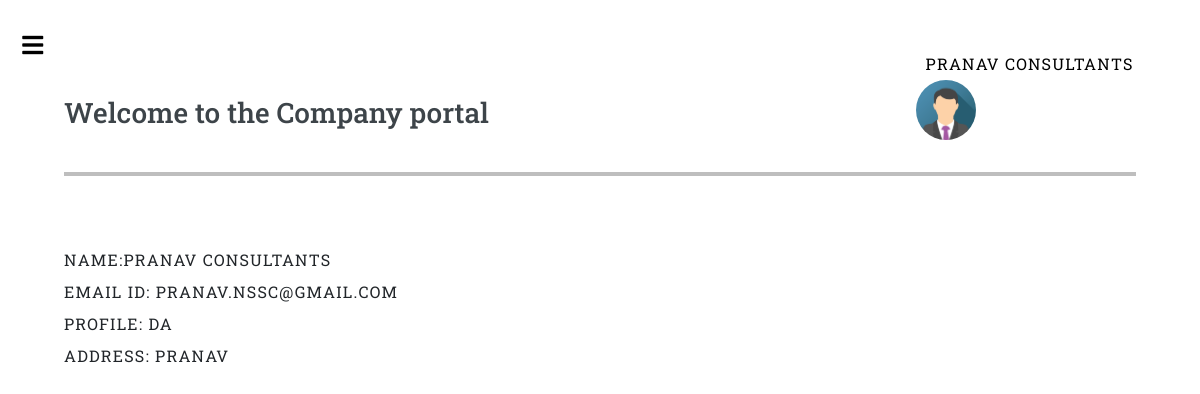
The page / (signed in) on the database its author committed.
### accounts/models.py (models this page shows, shortened)
class Company(models.Model):
    user = models.OneToOneField(User, on_delete = models.CASCADE)
    company_name = models.CharField(max_length=70)
    address = models.CharField(max_length=100)
    profile = models.CharField(max_length=5,verbose_name="Select one Profile for which you want to recruit")
    overview = models.TextField(default="",verbose_name="Company Overview(to display on Company Page)",blank=True)
    work_environ = models.TextField(default="",verbose_name="Work Environment",blank=True)
    job_desc = models.TextField(default="",verbose_name="Job Description",blank=True)
    other_details = models.TextField(default="",verbose_name="Some Other details(if any)",blank=True)
    verify_doc = models.FileField(verbose_name="Upload your Verification Documents(Single PDF)",blank=True,null=True,default=None,upload_to='accounts/company_req')#upload to specifies location wherein the doc will be uploaded
    list_of_students = models.TextField(default="",verbose_name="List of Students applied",blank=True)
    list_of_short_students = models.TextField(default="",verbose_name="List of Students Shortlisted",blank=True)
    USERNAME_FIELD = 'email'

class User(AbstractUser): #user model defined which would be inherited by other models
    is_student=models.BooleanField(default=False) #to track if the user is student
    is_company=models.BooleanField(default=False) #to track if the user is company
    is_alumni=models.BooleanField(default=False) #to track if the user is alumni
    username = models.CharField(max_length=50,unique=True, default=uuid.uuid1) #username
    first_name = models.CharField(default = "demo",max_length=100) #first name
    last_name = models.CharField(default = "demo",max_length=100) #last name
    email = models.EmailField(unique=True) #email
    contact_number = models.CharField(max_length=10) #contact number
    REQUIRED_FIELDS = []#which fields are required fields
    def __str__(self): #this specifies how the user should be refered to in database
        return self.username

### accounts/views.py (the view)
# urls.py: path('',views.index, name='index'),
def index(request): # to return homepage depending upon the logged in user
    if(request.method == 'GET'):
        if(request.user.is_authenticated):
            if(request.user.is_student):
                user = User.objects.get(username = request.user.username)
                student = Student.objects.get(user = user)
                notif = Notification.objects.all().order_by('-Date')
                return render(request,'../templates/index.html',{'student':student,'notif':notif,'status':1})
            elif(request.user.is_company):
                user = User.objects.get(username = request.user.username)
                company = Company.objects.get(user = user)
                return render(request,'../templates/index.html',{'company':company,'status':1})
            elif(request.user.is_alumni):
                user = User.objects.get(username = request.user.username)
                alumni= Alumni.objects.get(user = user)
                list=str_to_lis(alumni.list_of_stud_pend)
                return render(request,'../templates/index.html',{'alumni':alumni,'stud':list,'status':1})
        return render(request,"../templates/index.html")

### templates/index.html (shortened to what this page needs)
<!DOCTYPE HTML>
<html>
	<head>
    {% load static %}
		<link rel="stylesheet" href="{% static 'assets/css/main.css' %}" />
    <link href="https://cdn.jsdelivr.net/npm/bootstrap@5.1.3/dist/css/bootstrap.min.css" rel="stylesheet">
	</head>
	<body class="is-preload" ">
    {%if status == 0 %}
    <meta http-equiv="refresh" content="0.1; url =/" />
    {% elif user.is_student%}
                        {% load static %}
                {% if cvs%}
                  {% load static%}
                {%else%}
                <a href = "{% url 'get_cv'%}" style="border-radius:10px; border:2px solid black;padding:2vh;text-decoration:none;color:black;"> View CV</a><br><br><br>
                {%endif%}
        {%elif user.is_company%}
			<div id="wrapper">
					<div id="main">
						<div class="inner">
								<header id="header" style="border:none;">
								 <h3 style="position:relative;top:2vh">Welcome to the Company portal
									 </h3>
										<div class="dropdown">
											<p style="color:black;float:right;position:relative;top:-2.5vh;left:-0.2vw;">{{company.company_name}}</p>
											<button class="btn btn-secondary dropdown-toggle" type="button" id="dropdownMenuButton2" data-bs-toggle="dropdown" aria-expanded="false" style="width:5vw;height:5vw; border-radius:50%;background-color:white; border:none;float:right;position:relative;left:4vw;">
                        {% load static %}
                        <img src="{% static '/1.png' %}" style="height:5vw;border-radius:50%;position:relative; top:-6px;left:-12px">
                                        </button>
										  </div>
										</header>
										<hr style="border:2px solid black;">
								<section id="banner">
									<div class="content">
										<header>
											<p>Name:{{company.company_name}}</p>
											<p>Email id: {{company.user}}</p>
											<p>Profile: {{company.profile}}</p>
											<p>Address: {{company.address}}</p>
										</header>
										</div>
								</section>
               	</div>
					</div>
    </div>
    {% elif user.is_alumni%}
                        {% load static %}
{% else %}
{% load static %}
{% endif %}
  {% load static %}
	</body>
</html>

### accounts/static/assets/css/main.css (style rules this page uses)
html, body, div, span, applet, object, iframe, h1, h2, h3, h4, h5, h6, p, blockquote, pre, a, abbr, acronym, address, big, cite, code, del, dfn, em, img, ins, kbd, q, s, samp, small, strike, strong, sub, sup, tt, var, b, u, i, center, dl, dt, dd, ol, ul, li, fieldset, form, label, legend, table, caption, tbody, tfoot, thead, tr, th, td, article, aside, canvas, details, embed, figure, figcaption, footer, header, hgroup, menu, nav, output, ruby, section, summary, time, mark, audio, video { margin: 0; padding: 0; border: 0; font-size: 100%; font: inherit; vertical-align: baseline; }
article, aside, details, figcaption, figure, footer, header, hgroup, menu, nav, section { display: block; }
body { line-height: 1; }
body { -webkit-text-size-adjust: none; }
body { -ms-overflow-style: scrollbar; }
html { box-sizing: border-box; }
*, *:before, *:after { box-sizing: inherit; }
body { background: #F6F7FA; }
body, input, select, textarea { color: #7f888f; font-family: "Open Sans", sans-serif; font-size: 13pt; font-weight: 400; line-height: 1.65; }
@media screen and (max-width: 1680px) { body, input, select, textarea { font-size: 11pt; } }
@media screen and (max-width: 1280px) { body, input, select, textarea { font-size: 10pt; } }
p { margin: 0 0 2em 0; }
h1, h2, h3, h4, h5, h6 { color: #3d4449; font-family: "Roboto Slab", serif; font-weight: 700; line-height: 1.5; margin: 0 0 1em 0; }
h3 { font-size: 1.25em; }
hr { border: 0; border-bottom: solid 2px rgba(178, 230, 48, 0.707); margin: 2em 0; }
header p { font-family: "Roboto Slab", serif; font-size: 1em; font-weight: 400; letter-spacing: 0.075em; margin-top: -0.5em; text-transform: uppercase; }
#wrapper { display: -moz-flex; display: -webkit-flex; display: -ms-flex; display: flex; -moz-flex-direction: row-reverse; -webkit-flex-direction: row-reverse; -ms-flex-direction: row-reverse; flex-direction: row-reverse; min-height: 100vh; }
#main { -moz-flex-grow: 1; -webkit-flex-grow: 1; -ms-flex-grow: 1; flex-grow: 1; -moz-flex-shrink: 1; -webkit-flex-shrink: 1; -ms-flex-shrink: 1; flex-shrink: 1; width: 100%; }
#main > .inner { padding: 0 6em 0.1em 6em ; margin: 0 auto; max-width: 110em; }
#main > .inner > section { padding: 6em 0 4em 0 ; border-top: solid 2px rgba(210, 215, 217, 0.75); }
#main > .inner > section:first-of-type { border-top: 0 !important; }
@media screen and (max-width: 1680px) { #main > .inner { padding: 0 5em 0.1em 5em ; } }
@media screen and (max-width: 1680px) { #main > .inner > section { padding: 5em 0 3em 0 ; } }
@media screen and (max-width: 1280px) { #main > .inner { padding: 0 4em 0.1em 4em ; } }
@media screen and (max-width: 1280px) { #main > .inner > section { padding: 4em 0 2em 0 ; } }
#header { display: -moz-flex; display: -webkit-flex; display: -ms-flex; display: flex; border-bottom: solid 5px #f56a6a; padding: 6em 0 1em 0; position: relative; }
#header > * { -moz-flex: 1; -webkit-flex: 1; -ms-flex: 1; flex: 1; margin-bottom: 0; }
@media screen and (max-width: 1680px) { #header { padding-top: 5em; } }
#banner { padding: 6em 0 4em 0 ; display: -moz-flex; display: -webkit-flex; display: -ms-flex; display: flex; }
#banner .content { -moz-flex-grow: 1; -webkit-flex-grow: 1; -ms-flex-grow: 1; flex-grow: 1; -moz-flex-shrink: 1; -webkit-flex-shrink: 1; -ms-flex-shrink: 1; flex-shrink: 1; width: 50%; }

### rows shown on the page
Company: company_name "PRANAV CONSULTANTS", user "PRANAV.NSSC@GMAIL.COM", profile "DA", address "PRANAV"
